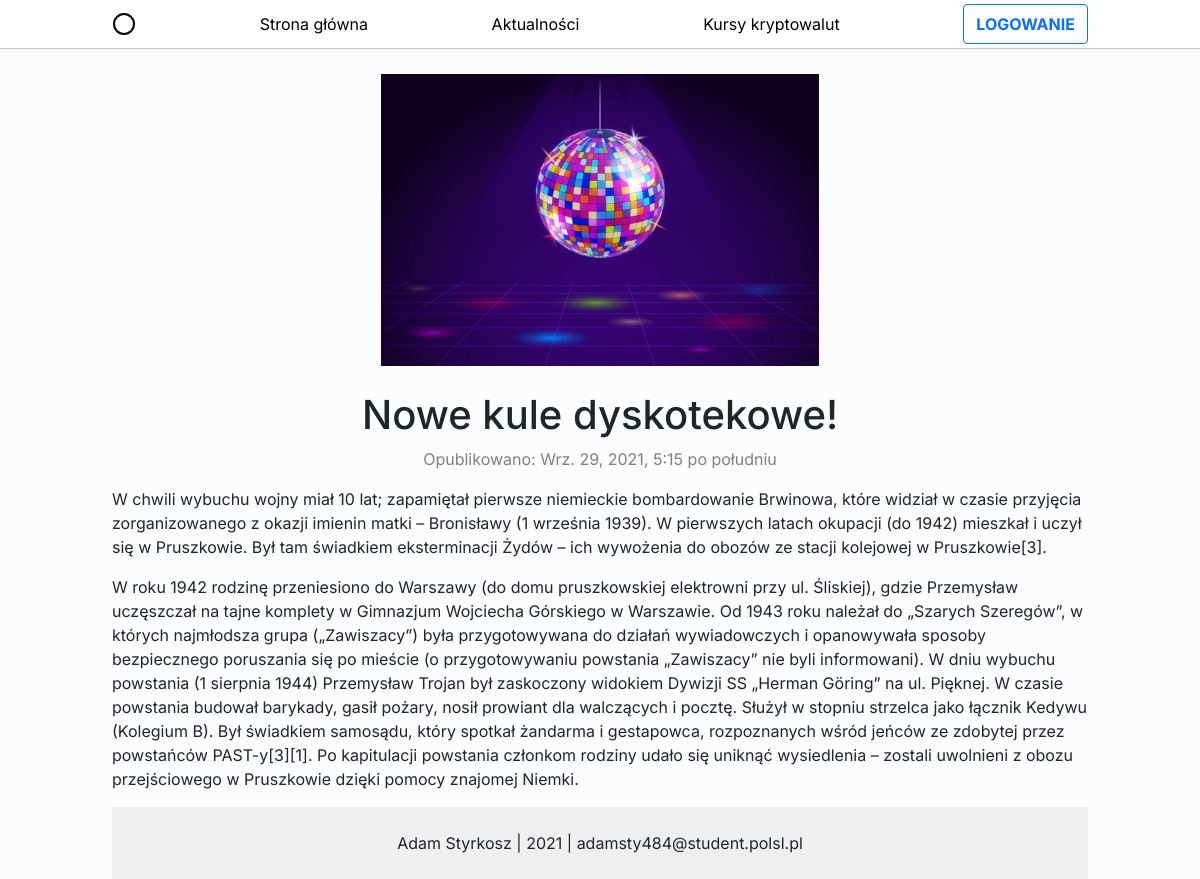
The page /aktualnosci/9 on the database its author committed.
### Krypta/models.py (models this page shows, shortened)
class Wpis(models.Model):
    id = models.AutoField(primary_key = True)
    tytul = models.CharField(max_length=50)
    zawartosc = models.TextField(max_length=5000)
    opis = models.TextField(max_length=250)
    obraz = models.ImageField(upload_to=filepath)
    data_utworzenia = models.DateTimeField()

### Krypta/views.py (the view)
# urls.py: path('aktualnosci/<int:pk>',views.WpisDetail.as_view(),name='wpis'),
class WpisDetail(DetailView):
    model = Wpis

### Krypta/templates/Krypta/wpis_detail.html (shortened to what this page needs)
{% extends "Krypta/base.html" %}
{%load static%}
{%block content%}
<div class="text-center">
        <img src="{{object.obraz.url}}" alt="Obraz z wpisu" style="width: 50%; padding: 25px;">
        <h1>{{object.tytul}}</h1>
        <p style="color: gray;">Opublikowano: {{object.data_utworzenia}}</p>
        <div style="text-align: left">{{object.zawartosc|safe|linebreaks}}</div>
</div>
{%endblock%}

### Krypta/static/css/index.css (style rules this page uses)
body { font-family: 'Inter', sans-serif; background-color: #fafcfe }

### rows shown on the page
Wpis: obraz (picture), tytul "Nowe kule dyskotekowe!", data_utworzenia "Wrz. 29, 2021, 5:15 po południu", zawartosc "W chwili wybuchu wojny miał 10 lat; zapamiętał pierwsze niemieckie bombardowanie Brwinowa, które widział w czasie przyjęcia zorganizowanego z okazji imienin matki – Bronisławy (1 września 1939). W pierwszych latach okupacji (do 1942) mieszkał i uczył się w Pruszkowie. Był tam świadkiem eksterminacji Żydów – ich wywożenia do obozów ze stacji kolejowej w Pruszkowie[3]. W roku 1942 rodzinę przeniesiono do Warszawy (do domu pruszkowskiej elektrowni przy ul. Śliskiej), gdzie Przemysław uczęszczał na tajne komplety w Gimnazjum Wojciecha Górskiego w Warszawie. Od 1943 roku należał do „Szarych Szeregów”, w których najmłodsza grupa („Zawiszacy”) była przygotowywana do działań wywiadowczych i…"
